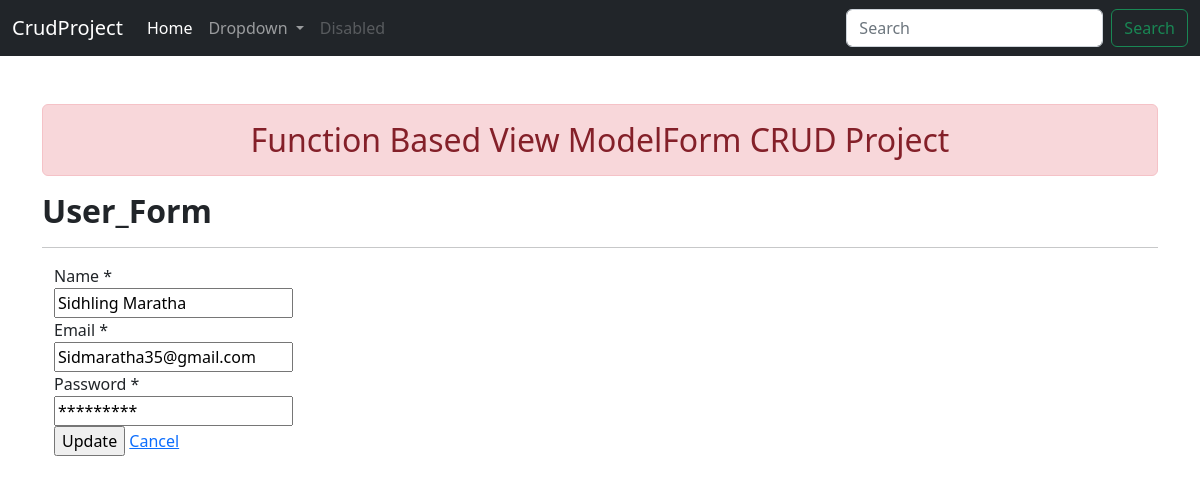
/EditPage/18, run on the app's committed database.
### app1/models.py (models this page shows)
class User(models.Model):
    name = models.CharField(max_length=70)
    email = models.EmailField(max_length=70)
    password = models.CharField(max_length=70)

### app1/views.py (the view)
# urls.py: path('EditPage/<id>', views.EditPage, name='EditPage'),
def EditPage(request, id):
    data = User.objects.get(id = id)
    return render(request, "edit.html", {'data': data})

### templates/edit.html (shortened to what this page needs)
{% extends 'base.html' %}
{% block content %}
{% load crispy_forms_tags%}
<h2><b>User_Form</b></h2>
<hr>
<div class="container">
    <div class="row">
        <div class="col-sm-4">
            <form action="/SaveEdit" method="post">
                <div id="div_id_name" class="control-group">
                    <label for="id_name" class="control-label requiredField">Name
                        <span class="asteriskField">*</span>
                    </label>
                    <div class="controls">
                        <input value="{{data.name}}" type="text" name="name" maxlength="70" class="textinput textInput" required="" id="id_name">
                    </div>
                </div>
                <div id="div_id_email" class="control-group">
                    <label for="id_email" class="control-label requiredField">Email
                        <span class="asteriskField">*</span>
                    </label>
                    <div class="controls">
                        <input value="{{data.email}}" type="email" name="email" maxlength="70" class="emailinput" required="" id="id_email">
                    </div>
                </div>
                <div id="div_id_password" class="control-group">
                    <label for="id_password" class="control-label requiredField">
                 Password
                 <span class="asteriskField">*</span>
                </label>
                <div class="controls">
                    <input value="{{data.password}}" type="text" name="password" maxlength="70" class="textinput textInput" required="" id="id_password">
                </div>
            </div>
                <input type="submit" value="Update">
                <a href="/show">Cancel</a>
            </form>
        </div>
    </div>
</div>
{% endblock content %}

### data on the page
User: name "Sidhling Maratha", email "Sidmaratha35@gmail.com", password "*********"
